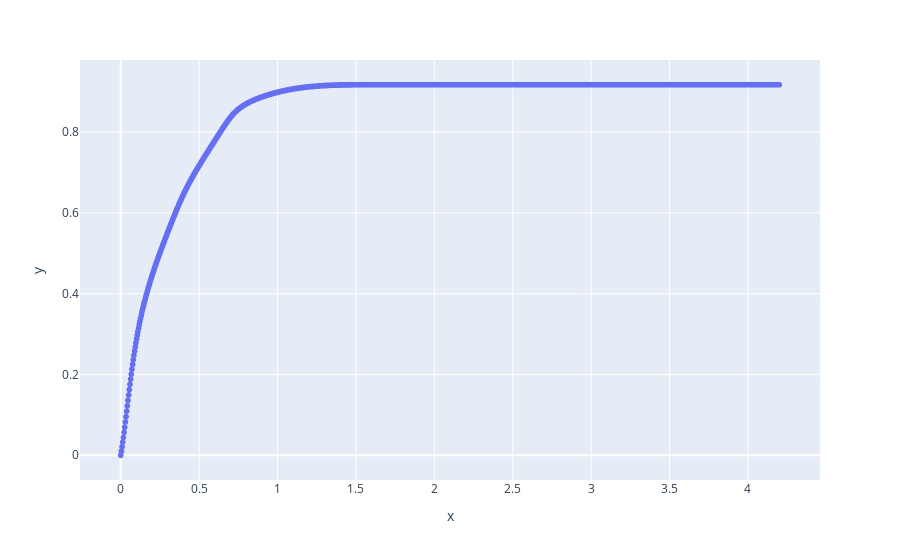

The cell this chart's notebook holds for it:
### Code cell
xpts = np.linspace(0.0, 4.2, 1001)
px.scatter(x = xpts, y = ycdf)

### Figure 1 — Plotly figure (JSON) as saved in the notebook; plotly's stock layout.template omitted (floating-point values rounded to 4 significant figures; data arrays with more than 128 entries replaced by an {"elided": "..."} marker saying what was removed)
{"data": [{"hovertemplate": "x=%{x}<br>y=%{y}<extra></extra>", "legendgroup": "", "marker": {"color": "#636efa", "symbol": "circle"}, "mode": "markers", "name": "", "showlegend": false, "type": "scattergl", "x": {"elided": "1001 float values"}, "xaxis": "x", "y": {"elided": "1001 float values"}, "yaxis": "y"}], "layout": {"legend": {"tracegroupgap": 0}, "margin": {"t": 60}, "xaxis": {"anchor": "y", "domain": [0, 1], "title": {"text": "x"}}, "yaxis": {"anchor": "x", "domain": [0, 1], "title": {"text": "y"}}}}
